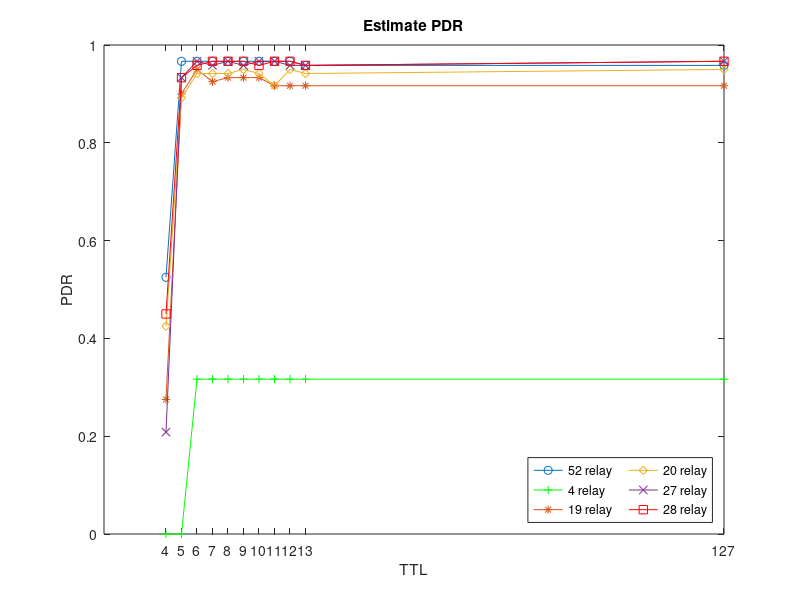

Source code (MATLAB):
ttls = [4 5 6 7 8 9 10 11 12 13 40];
pdrs1 = [0.5250 0.9667 0.9667 0.9667 0.9667 0.9667 0.9667 0.9667 0.9667 0.9583 0.9583];
pdrs2 = [0.0000 0.0000 0.3167 0.3167 0.3167 0.3167 0.3167 0.3167 0.3167 0.3167 0.3167];
pdrs3 = [0.2750 0.9000 0.9500 0.9250 0.9333 0.9333 0.9333 0.9167 0.9167 0.9167 0.9167];
pdrs4 = [0.4250 0.8917 0.9417 0.9417 0.9417 0.9500 0.9417 0.9167 0.9500 0.9417 0.9500];
pdrs5 = [0.2083 0.9333 0.9667 0.9583 0.9667 0.9583 0.9667 0.9667 0.9583 0.9583 0.9667];
pdrs6 = [0.4500 0.9333 0.9583 0.9667 0.9667 0.9667 0.9583 0.9667 0.9667 0.9583 0.9667];

figure
plot(ttls, pdrs1, '-o', ttls, pdrs2, 'g-+', ttls, pdrs3, '-*', ttls, pdrs4, '-d', ttls, pdrs5, '-x', ttls, pdrs6, 'r-s')

title('Estimate PDR')
xlabel('TTL')
ylabel('PDR')
legend({'52 relay', '4 relay', '19 relay', '20 relay', '27 relay', '28 relay'},'Location','southeast','NumColumns',2)
xticks(ttls)
xticklabels({'4','5','6','7','8','9','10', '11', '12', '13', '127'})